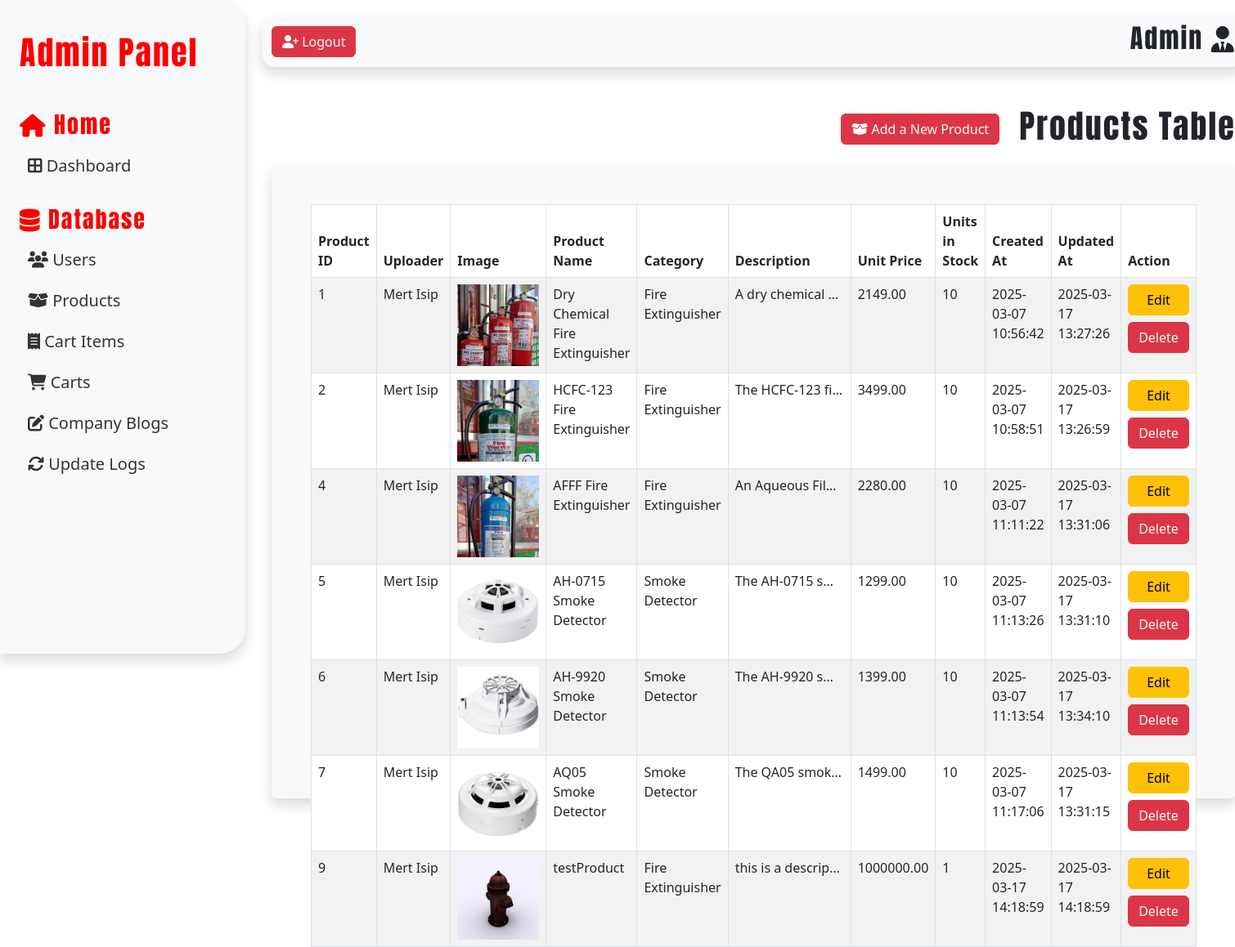
The app's page /src/adminIndex.php?page=products (signed in) with its own data.
### tables this page shows
CREATE TABLE `products_tbl` (
  `productID` int(11) NOT NULL AUTO_INCREMENT,
  `userID` int(11) DEFAULT NULL,
  `productName` varchar(50) NOT NULL,
  `productIMG` varchar(100) NOT NULL,
  `categoryID` int(11) DEFAULT NULL,
  `productDesc` text NOT NULL,
  `productPrice` decimal(10,2) NOT NULL DEFAULT 0.00,
  `inStock` int(11) NOT NULL DEFAULT 0,
  `createdAt` datetime NOT NULL DEFAULT current_timestamp(),
  `updatedAt` datetime NOT NULL DEFAULT current_timestamp(),
  PRIMARY KEY (`productID`),
  UNIQUE KEY `productName` (`productName`),
  KEY `productCategoryFK` (`categoryID`) USING BTREE,
  KEY `productUserFK` (`userID`),
  CONSTRAINT `productCategoryFK` FOREIGN KEY (`categoryID`) REFERENCES `categories_tbl` (`categoryID`) ON DELETE NO ACTION ON UPDATE NO ACTION,
  CONSTRAINT `productUserFK` FOREIGN KEY (`userID`) REFERENCES `users_tbl` (`userID`) ON DELETE NO ACTION ON UPDATE NO ACTION
);

CREATE TABLE `categories_tbl` (
  `categoryID` int(11) NOT NULL AUTO_INCREMENT,
  `categoryName` varchar(50) NOT NULL,
  `createdAt` datetime NOT NULL DEFAULT current_timestamp(),
  `updatedAt` datetime NOT NULL DEFAULT current_timestamp(),
  PRIMARY KEY (`categoryID`),
  UNIQUE KEY `categoryName` (`categoryName`)
);

### src/adminPages/productsTable.php (the view, shortened to what this page needs)
<?php
require_once 'weltz_dbconnect.php';
$productsSQL =
    "SELECT
        p.productID,
        CONCAT(u.userFname, ' ', u.userLname) AS userFullName,
        p.productIMG,
        p.productName,
        c.categoryName,
        p.productDesc,
        p.productPrice,
        p.inStock,
        p.createdAt,
        p.updatedAt
    FROM
        products_tbl p
    JOIN
        users_tbl u ON p.userID = u.userID
    JOIN
        categories_tbl c ON p.categoryID = c.categoryID
    ";
$productsSQLResult = $conn->query($productsSQL);
?>
<div class="userTableHeader mb-3 d-flex justify-content-end align-items-center gap-3">
    <button type="button" class="btn btn-danger me-2" data-bs-toggle="modal" data-bs-target="#addNewProdModal">
        <i class="fa-solid fa-box-open"></i> Add a New Product
    </button>
    <h1>Products Table</h1>
</div>
<div class="table-container container-fluid bg-light p-5 rounded shadow">
    <table id="myTable" class="table table-bordered table-striped">
        <thead>
            <tr>
                <th>Product ID</th>
                <th>Uploader</th>
                <th>Image</th>
                <th>Product Name</th>
                <th>Category</th>
                <th>Description</th>
                <th>Unit Price</th>
                <th>Units in Stock</th>
                <th>Created At</th>
                <th>Updated At</th>
                <th>Action</th>
            </tr>
        </thead>
        <tbody>
            <?php
            if ($productsSQLResult->num_rows > 0) {
                while ($row = $productsSQLResult->fetch_assoc()) {
            ?>
                    <tr>
                        <td><?php echo $row['productID'] ?></td>
                        <td><?php echo $row['userFullName'] ?></td>
                        <td><img src="<?php echo $row['productIMG'] ?>" alt="<?php echo $row['productName'] ?>" style="width:100px"></td>
                        <td><?php echo $row['productName'] ?></td>
                        <td><?php echo $row['categoryName'] ?></td>
                        <td style="max-width: 150px; white-space: nowrap; overflow: hidden; text-overflow: ellipsis;"><?php echo $row['productDesc'] ?></td>
                        <td><?php echo $row['productPrice'] ?></td>
                        <td><?php echo $row['inStock'] ?></td>
                        <td><?php echo  $row['createdAt'] ?></td>
                        <td><?php echo  $row['updatedAt'] ?></td>
                        <td>
                            <div class='d-grid gap-2'>
                                <button class='editProdBtn btn btn-warning' data-bs-toggle="modal" data-bs-target="#editProdModal">Edit</button>
                                <button class='delProdBtn btn btn-danger' data-bs-toggle="modal" data-bs-target="#deleteProdModal">Delete</button>
                            </div>
                        </td>
                    </tr>
                <?php
                }
            } else {
                ?>
                <h1 class="text-center">No products found</h1>
            <?php
            }
            ?>
        </tbody>
    </table>
</div>

### src/styles.css (style rules this page uses)
* { padding: 0; margin: 0; box-sizing: border-box; }
html { scroll-behavior: smooth; }
body { background-color: white; color: #231f20; font-family: 'Bebas Neue', sans-serif; }
h1, h2, h3 { font-family: 'Anton', sans-serif; letter-spacing: 2px; }
.adminPanel { display: flex; }
.table-container { height: 775px; max-height: 875px; }

### records on screen
products_tbl: productID "1", userFullName "Mert Isip", productIMG (picture), productName "Dry Chemical Fire Extinguisher", categoryID.categoryName "Fire Extinguisher", productDesc "A dry chemical f…", productPrice "2149.00", inStock "10", createdAt "2025-03-07 10:56:42", updatedAt "2025-03-17 13:27:26"
products_tbl: productID "2", userFullName "Mert Isip", productIMG (picture), productName "HCFC-123 Fire Extinguisher", categoryID.categoryName "Fire Extinguisher", productDesc "The HCFC-123 fi…", productPrice "3499.00", inStock "10", createdAt "2025-03-07 10:58:51", updatedAt "2025-03-17 13:26:59"
products_tbl: productID "4", userFullName "Mert Isip", productIMG (picture), productName "AFFF Fire Extinguisher", categoryID.categoryName "Fire Extinguisher", productDesc "An Aqueous Fil…", productPrice "2280.00", inStock "10", createdAt "2025-03-07 11:11:22", updatedAt "2025-03-17 13:31:06"
products_tbl: productID "5", userFullName "Mert Isip", productIMG (picture), productName "AH-0715 Smoke Detector", categoryID.categoryName "Smoke Detector", productDesc "The AH-0715 s…", productPrice "1299.00", inStock "10", createdAt "2025-03-07 11:13:26", updatedAt "2025-03-17 13:31:10"
products_tbl: productID "6", userFullName "Mert Isip", productIMG (picture), productName "AH-9920 Smoke Detector", categoryID.categoryName "Smoke Detector", productDesc "The AH-9920 s…", productPrice "1399.00", inStock "10", createdAt "2025-03-07 11:13:54", updatedAt "2025-03-17 13:34:10"
products_tbl: productID "7", userFullName "Mert Isip", productIMG (picture), productName "AQ05 Smoke Detector", categoryID.categoryName "Smoke Detector", productDesc "The QA05 smok…", productPrice "1499.00", inStock "10", createdAt "2025-03-07 11:17:06", updatedAt "2025-03-17 13:31:15"
products_tbl: productID "9", userFullName "Mert Isip", productIMG (picture), productName "testProduct", categoryID.categoryName "Fire Extinguisher", productDesc "this is a descrip…", productPrice "1000000.00", inStock "1", createdAt "2025-03-17 14:18:59", updatedAt "2025-03-17 14:18:59"
